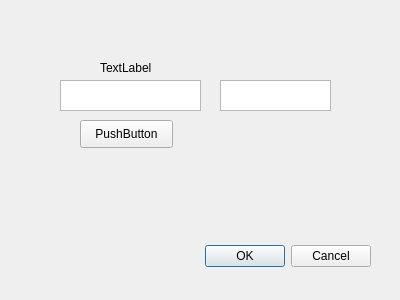
<?xml version="1.0" encoding="UTF-8"?>
<ui version="4.0">
 <class>Dialog</class>
 <widget class="QDialog" name="Dialog">
  <property name="geometry">
   <rect>
    <x>0</x>
    <y>0</y>
    <width>400</width>
    <height>300</height>
   </rect>
  </property>
  <property name="windowTitle">
   <string>Dialog</string>
  </property>
  <widget class="QDialogButtonBox" name="buttonBox">
   <property name="geometry">
    <rect>
     <x>30</x>
     <y>240</y>
     <width>341</width>
     <height>32</height>
    </rect>
   </property>
   <property name="orientation">
    <enum>Qt::Horizontal</enum>
   </property>
   <property name="standardButtons">
    <set>QDialogButtonBox::Cancel|QDialogButtonBox::Ok</set>
   </property>
  </widget>
  <widget class="QTextEdit" name="textEdit">
   <property name="geometry">
    <rect>
     <x>60</x>
     <y>80</y>
     <width>141</width>
     <height>31</height>
    </rect>
   </property>
  </widget>
  <widget class="QPushButton" name="pushButton">
   <property name="geometry">
    <rect>
     <x>80</x>
     <y>120</y>
     <width>93</width>
     <height>28</height>
    </rect>
   </property>
   <property name="text">
    <string>PushButton</string>
   </property>
  </widget>
  <widget class="QLabel" name="label">
   <property name="geometry">
    <rect>
     <x>100</x>
     <y>60</y>
     <width>55</width>
     <height>16</height>
    </rect>
   </property>
   <property name="text">
    <string>TextLabel</string>
   </property>
  </widget>
  <widget class="QTextBrowser" name="textBrowser">
   <property name="geometry">
    <rect>
     <x>220</x>
     <y>80</y>
     <width>111</width>
     <height>31</height>
    </rect>
   </property>
  </widget>
 </widget>
 <resources/>
 <connections>
  <connection>
   <sender>buttonBox</sender>
   <signal>accepted()</signal>
   <receiver>Dialog</receiver>
   <slot>accept()</slot>
   <hints>
    <hint type="sourcelabel">
     <x>248</x>
     <y>254</y>
    </hint>
    <hint type="destinationlabel">
     <x>157</x>
     <y>274</y>
    </hint>
   </hints>
  </connection>
  <connection>
   <sender>buttonBox</sender>
   <signal>rejected()</signal>
   <receiver>Dialog</receiver>
   <slot>reject()</slot>
   <hints>
    <hint type="sourcelabel">
     <x>316</x>
     <y>260</y>
    </hint>
    <hint type="destinationlabel">
     <x>286</x>
     <y>274</y>
    </hint>
   </hints>
  </connection>
 </connections>
</ui>
